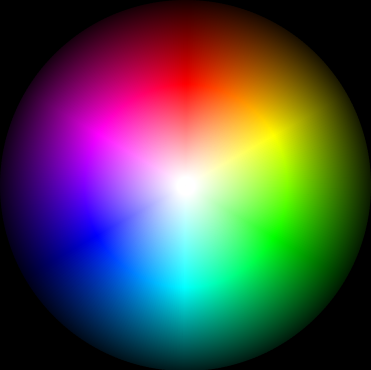
#> input picture week5/data/input_images/vision_lab5_colorwheel.png, 371 x 370 px
$ python lab5_feature_extraction.py
#> lines starting #> are read from the running program, lines starting #| are printed output that depends on the picture; after the words box and inside, x2 and y2 are one past the last pixel; in counts of white or black regions, pixels touching at a corner belong together
from __future__ import annotations

import argparse
from pathlib import Path

import cv2
import matplotlib
import numpy as np

matplotlib.use("Agg")
import matplotlib.pyplot as plt
from skimage import feature as sk_feature


ROOT = Path(__file__).resolve().parent
DATA_DIR = ROOT.parent / "data"
DEFAULT_COLOR_INPUT = DATA_DIR / "input_images" / "vision_lab5_colorwheel.png"
DEFAULT_TEXTURE_INPUT = DATA_DIR / "input_images" / "vision_lab5_ihc.png"
DEFAULT_OUTPUT_DIR = DATA_DIR / "outputs"


def ensure_color_input(path: Path = DEFAULT_COLOR_INPUT) -> Path:
    """Use skimage.data.colorwheel() — a 370x371 synthetic color chart with
    every HSV hue spread radially. Perfect for demonstrating channel splits
    and HSV-range based color extraction.
    """
    if path.exists():
        return path
    from skimage import data

    path.parent.mkdir(parents=True, exist_ok=True)
    rgb = data.colorwheel()
    _write_image(path, cv2.cvtColor(rgb, cv2.COLOR_RGB2BGR))
    return path


def ensure_texture_input(path: Path = DEFAULT_TEXTURE_INPUT) -> Path:
    """Use skimage.data.immunohistochemistry() — a 512x512 medical microscopy
    image of stained tissue. The brown DAB stain on purple haematoxylin counter-
    stain produces dense local texture (good for LBP) and many small cell-nuclei
    blobs with strong luminance variation (good for SIFT keypoint detection).
    """
    if path.exists():
        return path
    from skimage import data

    path.parent.mkdir(parents=True, exist_ok=True)
    rgb = data.immunohistochemistry()
    _write_image(path, cv2.cvtColor(rgb, cv2.COLOR_RGB2BGR))
    return path


def split_color_spaces(bgr: np.ndarray) -> dict[str, np.ndarray]:
    """Return individual channels of the BGR image in RGB, HSV and Lab spaces."""
    rgb = cv2.cvtColor(bgr, cv2.COLOR_BGR2RGB)
    hsv = cv2.cvtColor(bgr, cv2.COLOR_BGR2HSV)
    lab = cv2.cvtColor(bgr, cv2.COLOR_BGR2Lab)
    r, g, b = cv2.split(rgb)
    h, s, v = cv2.split(hsv)
    L, a, bl = cv2.split(lab)
    return {
        "R": r, "G": g, "B": b,
        "H": h, "S": s, "V": v,
        "L": L, "a": a, "b": bl,
    }


def extract_yellow(
    bgr: np.ndarray,
    h_min: int = 20,
    h_max: int = 35,
    s_min: int = 100,
    v_min: int = 100,
    morph_ksize: int = 5,
    min_area: int = 100,
) -> tuple[np.ndarray, np.ndarray, np.ndarray, list[dict[str, float]]]:
    """Extract yellow regions using HSV thresholding + close/open + contour analysis.

    Returns (raw_mask, cleaned_mask, annotated_bgr, per-contour stats).
    """
    hsv = cv2.cvtColor(bgr, cv2.COLOR_BGR2HSV)
    lower = np.array([h_min, s_min, v_min], dtype=np.uint8)
    upper = np.array([h_max, 255, 255], dtype=np.uint8)
    raw_mask = cv2.inRange(hsv, lower, upper)

    kernel = cv2.getStructuringElement(cv2.MORPH_RECT, (morph_ksize, morph_ksize))
    mask = cv2.morphologyEx(raw_mask, cv2.MORPH_CLOSE, kernel)
    mask = cv2.morphologyEx(mask, cv2.MORPH_OPEN, kernel)

    contours, _ = cv2.findContours(mask, cv2.RETR_EXTERNAL, cv2.CHAIN_APPROX_SIMPLE)
    overlay = bgr.copy()
    stats: list[dict[str, float]] = []
    for contour in contours:
        area = cv2.contourArea(contour)
        if area < min_area:
            continue
        moments = cv2.moments(contour)
        if moments["m00"] == 0:
            continue
        cx = moments["m10"] / moments["m00"]
        cy = moments["m01"] / moments["m00"]
        x, y, w, h = cv2.boundingRect(contour)
        cv2.drawContours(overlay, [contour], -1, (0, 255, 0), thickness=2)
        cv2.circle(overlay, (int(cx), int(cy)), 5, (255, 0, 0), thickness=-1)
        cv2.putText(
            overlay,
            f"A={int(area)}",
            (x, max(y - 6, 12)),
            cv2.FONT_HERSHEY_SIMPLEX,
            0.55,
            (0, 0, 255),
            2,
            cv2.LINE_AA,
        )
        stats.append({
            "area": float(area),
            "cx": float(cx),
            "cy": float(cy),
            "x": int(x),
            "y": int(y),
            "w": int(w),
            "h": int(h),
        })
    return raw_mask, mask, overlay, stats


def compute_lbp(
    bgr: np.ndarray,
    P: int = 8,
    R: int = 1,
    method: str = "uniform",
) -> tuple[np.ndarray, np.ndarray, np.ndarray]:
    """Compute LBP map and normalised histogram. Returns (gray, lbp, hist)."""
    gray = cv2.cvtColor(bgr, cv2.COLOR_BGR2GRAY)
    lbp = sk_feature.local_binary_pattern(gray, P=P, R=R, method=method)
    n_bins = P + 2 if method == "uniform" else int(lbp.max() + 1)
    hist, _ = np.histogram(lbp.ravel(), bins=np.arange(0, n_bins + 1), density=False)
    hist = hist.astype(np.float64)
    if hist.sum() > 0:
        hist /= hist.sum()
    return gray, lbp, hist


def rotate_image(image: np.ndarray, angle_deg: float, scale: float = 1.0) -> np.ndarray:
    """Rotate `image` around its centre by `angle_deg` (counter-clockwise)."""
    h, w = image.shape[:2]
    centre = (w / 2.0, h / 2.0)
    M = cv2.getRotationMatrix2D(centre, angle_deg, scale)
    return cv2.warpAffine(
        image,
        M,
        (w, h),
        flags=cv2.INTER_LINEAR,
        borderMode=cv2.BORDER_CONSTANT,
        borderValue=(0, 0, 0),
    )


def sift_match(
    image_a_bgr: np.ndarray,
    image_b_bgr: np.ndarray,
    ratio: float = 0.7,
    nfeatures: int = 0,
) -> dict[str, object]:
    """Run SIFT on two BGR images, KNN-match with FLANN, apply Lowe ratio test."""
    gray_a = cv2.cvtColor(image_a_bgr, cv2.COLOR_BGR2GRAY)
    gray_b = cv2.cvtColor(image_b_bgr, cv2.COLOR_BGR2GRAY)
    sift = cv2.SIFT_create(nfeatures=nfeatures)
    kp_a, des_a = sift.detectAndCompute(gray_a, None)
    kp_b, des_b = sift.detectAndCompute(gray_b, None)

    if des_a is None or des_b is None or len(kp_a) < 2 or len(kp_b) < 2:
        raise RuntimeError("SIFT failed to extract enough descriptors")

    flann = cv2.FlannBasedMatcher(
        indexParams=dict(algorithm=1, trees=5),
        searchParams=dict(checks=50),
    )
    knn = flann.knnMatch(des_a, des_b, k=2)
    good: list[cv2.DMatch] = []
    for pair in knn:
        if len(pair) < 2:
            continue
        m, n = pair
        if m.distance < ratio * n.distance:
            good.append(m)
    good.sort(key=lambda m: m.distance)

    match_image = cv2.drawMatches(
        image_a_bgr, kp_a, image_b_bgr, kp_b, good[:60], None,
        matchColor=(0, 255, 0),
        singlePointColor=(255, 0, 0),
        flags=cv2.DRAW_MATCHES_FLAGS_NOT_DRAW_SINGLE_POINTS,
    )
    kp_image_a = cv2.drawKeypoints(image_a_bgr, kp_a, None, color=(0, 255, 0),
                                   flags=cv2.DRAW_MATCHES_FLAGS_DRAW_RICH_KEYPOINTS)
    kp_image_b = cv2.drawKeypoints(image_b_bgr, kp_b, None, color=(0, 255, 0),
                                   flags=cv2.DRAW_MATCHES_FLAGS_DRAW_RICH_KEYPOINTS)
    return {
        "kp_a": kp_a,
        "kp_b": kp_b,
        "des_a": des_a,
        "des_b": des_b,
        "good_matches": good,
        "match_image": match_image,
        "kp_image_a": kp_image_a,
        "kp_image_b": kp_image_b,
    }


def align_by_homography(
    image_a_bgr: np.ndarray,
    image_b_bgr: np.ndarray,
    kp_a: list[cv2.KeyPoint],
    kp_b: list[cv2.KeyPoint],
    good: list[cv2.DMatch],
) -> tuple[np.ndarray | None, np.ndarray | None, int]:
    """Estimate homography from `image_b` (query) back to `image_a` (template)
    using matched keypoints, then warp the query into the template's frame.
    """
    if len(good) < 4:
        return None, None, 0
    src_pts = np.float32([kp_b[m.trainIdx].pt for m in good]).reshape(-1, 1, 2)
    dst_pts = np.float32([kp_a[m.queryIdx].pt for m in good]).reshape(-1, 1, 2)
    H, mask = cv2.findHomography(src_pts, dst_pts, cv2.RANSAC, 5.0)
    if H is None:
        return None, None, 0
    h, w = image_a_bgr.shape[:2]
    warped = cv2.warpPerspective(image_b_bgr, H, (w, h))
    inliers = int(mask.sum()) if mask is not None else 0
    return warped, H, inliers


# ---------- plotting helpers ----------

def _bgr_to_rgb(image: np.ndarray) -> np.ndarray:
    if image.ndim == 2:
        return image
    return cv2.cvtColor(image, cv2.COLOR_BGR2RGB)


def plot_color_channels(bgr: np.ndarray, channels: dict[str, np.ndarray], output_path: Path) -> None:
    fig, axes = plt.subplots(4, 3, figsize=(11, 13.5), dpi=150)
    rgb = cv2.cvtColor(bgr, cv2.COLOR_BGR2RGB)
    axes[0, 0].imshow(rgb)
    axes[0, 0].set_title("Original (RGB)")
    axes[0, 0].axis("off")
    axes[0, 1].axis("off")
    axes[0, 2].axis("off")

    cmaps = {
        "R": "Reds", "G": "Greens", "B": "Blues",
        "H": "hsv", "S": "gray", "V": "gray",
        "L": "gray", "a": "gray", "b": "gray",
    }
    layout = [["R", "G", "B"], ["H", "S", "V"], ["L", "a", "b"]]
    row_labels = ["RGB color space", "HSV color space", "Lab color space"]
    for row_idx, (row, label) in enumerate(zip(layout, row_labels), start=1):
        for col_idx, name in enumerate(row):
            ax = axes[row_idx, col_idx]
            data = channels[name]
            ax.imshow(data, cmap=cmaps[name])
            ax.set_title(f"{name} channel")
            ax.axis("off")
        # Add row label on the left
        axes[row_idx, 0].set_ylabel(label, fontsize=11)
    fig.tight_layout()
    fig.savefig(output_path)
    plt.close(fig)


def plot_yellow_extraction(
    bgr: np.ndarray,
    raw_mask: np.ndarray,
    clean_mask: np.ndarray,
    overlay: np.ndarray,
    output_path: Path,
) -> None:
    fig, axes = plt.subplots(1, 4, figsize=(16, 4.4), dpi=150)
    axes[0].imshow(_bgr_to_rgb(bgr))
    axes[0].set_title("Original")
    axes[1].imshow(raw_mask, cmap="gray", vmin=0, vmax=255)
    axes[1].set_title("Raw HSV mask\n(H=[20,35], S>=100, V>=100)")
    axes[2].imshow(clean_mask, cmap="gray", vmin=0, vmax=255)
    axes[2].set_title("After close 5x5 + open 5x5")
    axes[3].imshow(_bgr_to_rgb(overlay))
    axes[3].set_title("Contour + centroid on original")
    for ax in axes:
        ax.axis("off")
    fig.tight_layout()
    fig.savefig(output_path)
    plt.close(fig)


def plot_lbp(
    bgr: np.ndarray,
    gray: np.ndarray,
    lbp: np.ndarray,
    hist: np.ndarray,
    output_path: Path,
) -> None:
    fig, axes = plt.subplots(1, 4, figsize=(16, 4.4), dpi=150)
    axes[0].imshow(_bgr_to_rgb(bgr))
    axes[0].set_title("Original")
    axes[0].axis("off")
    axes[1].imshow(gray, cmap="gray", vmin=0, vmax=255)
    axes[1].set_title("Grayscale")
    axes[1].axis("off")
    axes[2].imshow(lbp, cmap="gray")
    axes[2].set_title("LBP map\n(P=8, R=1, uniform)")
    axes[2].axis("off")
    axes[3].bar(np.arange(len(hist)), hist, color="#3a6ea5", edgecolor="black")
    axes[3].set_title("LBP histogram\n(normalised)")
    axes[3].set_xlabel("LBP code")
    axes[3].set_ylabel("Probability")
    axes[3].set_xticks(np.arange(len(hist)))
    fig.tight_layout()
    fig.savefig(output_path)
    plt.close(fig)


def plot_sift_keypoints(
    kp_image_a: np.ndarray,
    kp_image_b: np.ndarray,
    n_a: int,
    n_b: int,
    output_path: Path,
) -> None:
    fig, axes = plt.subplots(1, 2, figsize=(11, 5.5), dpi=150)
    axes[0].imshow(_bgr_to_rgb(kp_image_a))
    axes[0].set_title(f"Template — {n_a} keypoints")
    axes[1].imshow(_bgr_to_rgb(kp_image_b))
    axes[1].set_title(f"Rotated query — {n_b} keypoints")
    for ax in axes:
        ax.axis("off")
    fig.tight_layout()
    fig.savefig(output_path)
    plt.close(fig)


def plot_sift_match(match_image: np.ndarray, n_good: int, output_path: Path) -> None:
    fig, ax = plt.subplots(1, 1, figsize=(13, 6), dpi=150)
    ax.imshow(_bgr_to_rgb(match_image))
    ax.set_title(f"SIFT matches after Lowe ratio test (showing top 60 of {n_good})")
    ax.axis("off")
    fig.tight_layout()
    fig.savefig(output_path)
    plt.close(fig)


def plot_alignment(
    template_bgr: np.ndarray,
    query_bgr: np.ndarray,
    warped_bgr: np.ndarray | None,
    inliers: int,
    output_path: Path,
) -> None:
    fig, axes = plt.subplots(1, 4, figsize=(16, 4.6), dpi=150)
    axes[0].imshow(_bgr_to_rgb(template_bgr))
    axes[0].set_title("Template (a)")
    axes[1].imshow(_bgr_to_rgb(query_bgr))
    axes[1].set_title("Rotated query (b)")
    if warped_bgr is not None:
        axes[2].imshow(_bgr_to_rgb(warped_bgr))
        axes[2].set_title(f"Query warped back\n(RANSAC inliers: {inliers})")
        blend = cv2.addWeighted(template_bgr, 0.5, warped_bgr, 0.5, 0)
        axes[3].imshow(_bgr_to_rgb(blend))
        axes[3].set_title("Overlay (template + warped)")
    else:
        for k in (2, 3):
            axes[k].text(0.5, 0.5, "Homography failed", ha="center", va="center")
    for ax in axes:
        ax.axis("off")
    fig.tight_layout()
    fig.savefig(output_path)
    plt.close(fig)


def plot_all_results(
    color_bgr: np.ndarray,
    yellow_overlay: np.ndarray,
    texture_bgr: np.ndarray,
    lbp: np.ndarray,
    match_image: np.ndarray,
    align_blend: np.ndarray | None,
    output_path: Path,
) -> None:
    fig, axes = plt.subplots(2, 3, figsize=(16, 10), dpi=150)
    axes[0, 0].imshow(_bgr_to_rgb(color_bgr))
    axes[0, 0].set_title("Color image: colorwheel")
    axes[0, 1].imshow(_bgr_to_rgb(yellow_overlay))
    axes[0, 1].set_title("Yellow extraction\n(contour + centroid)")
    axes[0, 2].imshow(_bgr_to_rgb(texture_bgr))
    axes[0, 2].set_title("Texture image: IHC slide")
    axes[1, 0].imshow(lbp, cmap="gray")
    axes[1, 0].set_title("LBP texture map (IHC)")
    axes[1, 1].imshow(_bgr_to_rgb(match_image))
    axes[1, 1].set_title("SIFT matches (IHC vs rotated)")
    if align_blend is not None:
        axes[1, 2].imshow(_bgr_to_rgb(align_blend))
        axes[1, 2].set_title("Alignment overlay")
    else:
        axes[1, 2].text(0.5, 0.5, "Homography failed", ha="center", va="center")
    for ax in axes.ravel():
        ax.axis("off")
    fig.tight_layout()
    fig.savefig(output_path)
    plt.close(fig)


# ---------- IO helpers ----------

def _write_image(path: Path, image: np.ndarray) -> None:
    path.parent.mkdir(parents=True, exist_ok=True)
    ok = cv2.imwrite(str(path), image)
    if not ok:
        raise OSError(f"failed to write image: {path}")


def _write_metrics(path: Path, lines: list[str]) -> None:
    path.parent.mkdir(parents=True, exist_ok=True)
    path.write_text("\n".join(lines) + "\n", encoding="utf-8")


# ---------- pipeline ----------

def run_experiment(
    color_input: Path | None = None,
    texture_input: Path | None = None,
    output_dir: Path = DEFAULT_OUTPUT_DIR,
    rotate_angle: float = 45.0,
    h_min: int = 20,
    h_max: int = 35,
) -> dict[str, Path]:
    if color_input is None:
        color_input = ensure_color_input()
    if texture_input is None:
        texture_input = ensure_texture_input()
    output_dir = Path(output_dir)
    output_dir.mkdir(parents=True, exist_ok=True)

    color_bgr = cv2.imread(str(color_input), cv2.IMREAD_COLOR)
    if color_bgr is None:
        raise FileNotFoundError(f"could not read color image: {color_input}")
    texture_bgr = cv2.imread(str(texture_input), cv2.IMREAD_COLOR)
    if texture_bgr is None:
        raise FileNotFoundError(f"could not read texture image: {texture_input}")

    # --- Part 1: color spaces on colorwheel ---
    channels = split_color_spaces(color_bgr)

    # --- Part 2: yellow extraction on colorwheel ---
    raw_mask, yellow_mask, yellow_overlay, yellow_stats = extract_yellow(
        color_bgr, h_min=h_min, h_max=h_max
    )

    # --- Part 3: LBP on IHC slide ---
    gray, lbp, hist = compute_lbp(texture_bgr)
    lbp_disp = cv2.normalize(lbp, None, 0, 255, cv2.NORM_MINMAX).astype(np.uint8)

    # --- Part 4: SIFT on IHC slide ---
    rotated = rotate_image(texture_bgr, angle_deg=rotate_angle)
    sift_out = sift_match(texture_bgr, rotated, ratio=0.7)
    warped, H, inliers = align_by_homography(
        texture_bgr, rotated, sift_out["kp_a"], sift_out["kp_b"], sift_out["good_matches"]
    )
    align_blend: np.ndarray | None = None
    if warped is not None:
        align_blend = cv2.addWeighted(texture_bgr, 0.5, warped, 0.5, 0)

    paths = {
        "color_original": output_dir / "01_color_original.png",
        "texture_original": output_dir / "02_texture_original.png",
        "texture_gray": output_dir / "03_texture_gray.png",
        "texture_rotated": output_dir / "04_texture_rotated.png",
        "channel_R": output_dir / "10_channel_R.png",
        "channel_G": output_dir / "11_channel_G.png",
        "channel_B": output_dir / "12_channel_B.png",
        "channel_H": output_dir / "13_channel_H.png",
        "channel_S": output_dir / "14_channel_S.png",
        "channel_V": output_dir / "15_channel_V.png",
        "channel_L": output_dir / "16_channel_L.png",
        "channel_a": output_dir / "17_channel_a.png",
        "channel_b": output_dir / "18_channel_b.png",
        "color_channels": output_dir / "20_color_channels.png",
        "yellow_raw_mask": output_dir / "30_yellow_raw_mask.png",
        "yellow_clean_mask": output_dir / "31_yellow_clean_mask.png",
        "yellow_overlay": output_dir / "32_yellow_overlay.png",
        "yellow_compare": output_dir / "33_yellow_compare.png",
        "lbp_map": output_dir / "40_lbp_map.png",
        "lbp_compare": output_dir / "41_lbp_compare.png",
        "sift_kp_a": output_dir / "50_sift_keypoints_template.png",
        "sift_kp_b": output_dir / "51_sift_keypoints_query.png",
        "sift_kp_compare": output_dir / "52_sift_keypoints.png",
        "sift_match": output_dir / "53_sift_match.png",
        "sift_align": output_dir / "54_sift_alignment.png",
        "all_results": output_dir / "60_all_results.png",
    }

    _write_image(paths["color_original"], color_bgr)
    _write_image(paths["texture_original"], texture_bgr)
    _write_image(paths["texture_gray"], gray)
    _write_image(paths["texture_rotated"], rotated)
    _write_image(paths["channel_R"], channels["R"])
    _write_image(paths["channel_G"], channels["G"])
    _write_image(paths["channel_B"], channels["B"])
    _write_image(paths["channel_H"], channels["H"])
    _write_image(paths["channel_S"], channels["S"])
    _write_image(paths["channel_V"], channels["V"])
    _write_image(paths["channel_L"], channels["L"])
    _write_image(paths["channel_a"], channels["a"])
    _write_image(paths["channel_b"], channels["b"])
    _write_image(paths["yellow_raw_mask"], raw_mask)
    _write_image(paths["yellow_clean_mask"], yellow_mask)
    _write_image(paths["yellow_overlay"], yellow_overlay)
    _write_image(paths["lbp_map"], lbp_disp)
    _write_image(paths["sift_kp_a"], sift_out["kp_image_a"])
    _write_image(paths["sift_kp_b"], sift_out["kp_image_b"])
    _write_image(paths["sift_match"], sift_out["match_image"])

    plot_color_channels(color_bgr, channels, paths["color_channels"])
    plot_yellow_extraction(color_bgr, raw_mask, yellow_mask, yellow_overlay, paths["yellow_compare"])
    plot_lbp(texture_bgr, gray, lbp, hist, paths["lbp_compare"])
    plot_sift_keypoints(
        sift_out["kp_image_a"], sift_out["kp_image_b"],
        len(sift_out["kp_a"]), len(sift_out["kp_b"]),
        paths["sift_kp_compare"],
    )
    plot_sift_match(sift_out["match_image"], len(sift_out["good_matches"]), paths["sift_match"])
    plot_alignment(texture_bgr, rotated, warped, inliers, paths["sift_align"])
    plot_all_results(
        color_bgr, yellow_overlay, texture_bgr, lbp,
        sift_out["match_image"], align_blend, paths["all_results"],
    )

    metrics: list[str] = []
    metrics.append(f"color_input\t{color_input}")
    metrics.append(f"texture_input\t{texture_input}")
    metrics.append(f"color_shape\t{color_bgr.shape}")
    metrics.append(f"texture_shape\t{texture_bgr.shape}")
    metrics.append(f"rotate_angle_deg\t{rotate_angle}")
    metrics.append(f"yellow_hsv_range\tH=[{h_min},{h_max}] S>=100 V>=100")
    metrics.append(f"yellow_pixels_raw\t{int((raw_mask>0).sum())}")
    metrics.append(f"yellow_pixels_clean\t{int((yellow_mask>0).sum())}")
    metrics.append(f"yellow_contour_count\t{len(yellow_stats)}")
    for i, s in enumerate(yellow_stats):
        metrics.append(
            f"yellow_contour_{i}\tarea={s['area']:.0f}\tcentroid=({s['cx']:.1f},{s['cy']:.1f})\tbbox=({s['x']},{s['y']},{s['w']},{s['h']})"
        )
    metrics.append(f"lbp_params\tP=8,R=1,method=uniform,bins={len(hist)}")
    metrics.append("lbp_hist\t" + ",".join(f"{p:.4f}" for p in hist))
    metrics.append(f"sift_keypoints_template\t{len(sift_out['kp_a'])}")
    metrics.append(f"sift_keypoints_query\t{len(sift_out['kp_b'])}")
    metrics.append(f"sift_good_matches\t{len(sift_out['good_matches'])}")
    metrics.append(f"homography_inliers\t{inliers}")
    if H is not None:
        metrics.append("homography_matrix\t" + ";".join(",".join(f"{v:.4f}" for v in row) for row in H))
    _write_metrics(output_dir / "metrics.txt", metrics)
    return paths


def parse_args() -> argparse.Namespace:
    parser = argparse.ArgumentParser(description="Lab 5: image feature extraction.")
    parser.add_argument("--color", type=Path, default=None, help="Color image for HSV/Lab/yellow demo (BGR).")
    parser.add_argument("--texture", type=Path, default=None, help="Texture image for LBP and SIFT (BGR).")
    parser.add_argument("--output-dir", type=Path, default=DEFAULT_OUTPUT_DIR, help="Output directory.")
    parser.add_argument("--rotate-angle", type=float, default=45.0, help="Rotation angle for SIFT query in degrees.")
    parser.add_argument("--h-min", type=int, default=20, help="Lower bound of HSV hue for yellow extraction.")
    parser.add_argument("--h-max", type=int, default=35, help="Upper bound of HSV hue for yellow extraction.")
    return parser.parse_args()


def main() -> None:
    args = parse_args()
    paths = run_experiment(
        color_input=args.color,
        texture_input=args.texture,
        output_dir=args.output_dir,
        rotate_angle=args.rotate_angle,
        h_min=args.h_min,
        h_max=args.h_max,
    )
#> in run_experiment, color_bgr is the input picture: shape (370, 371, 3); mean B, G, R 76.3, 76.5, 76.2
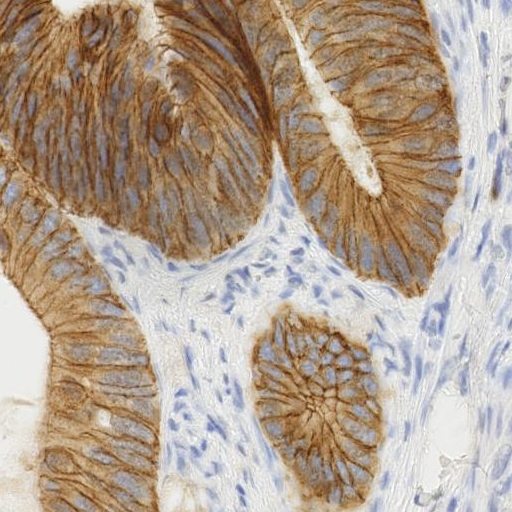
#> input picture week5/data/input_images/vision_lab5_ihc.png, 512 x 512 px
#> in run_experiment, texture_bgr is the input picture: shape (512, 512, 3); mean B, G, R 144, 159.8, 177.3
#> in split_color_spaces, `h, s, v = cv2.split(hsv)`:
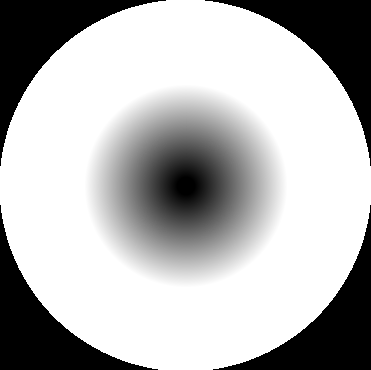
#> s: shape (370, 371); min 0, max 255, mean 179.9
#> in split_color_spaces, `h, s, v = cv2.split(hsv)`:
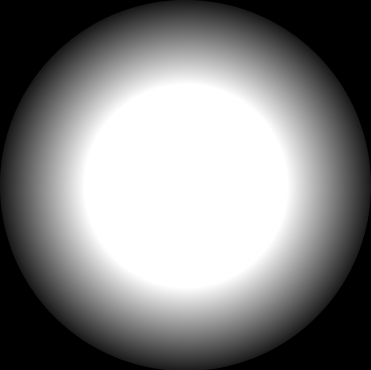
#> v: shape (370, 371); min 0, max 255, mean 130.9
#> in split_color_spaces, `L, a, bl = cv2.split(lab)`:
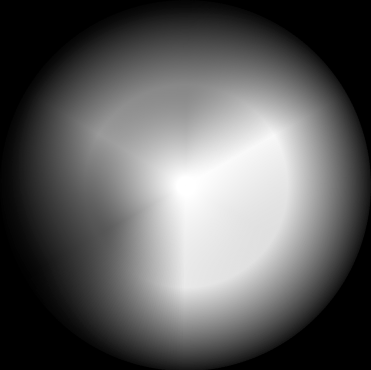
#> L: shape (370, 371); min 0, max 255, mean 93.4
#> in split_color_spaces, `L, a, bl = cv2.split(lab)`:
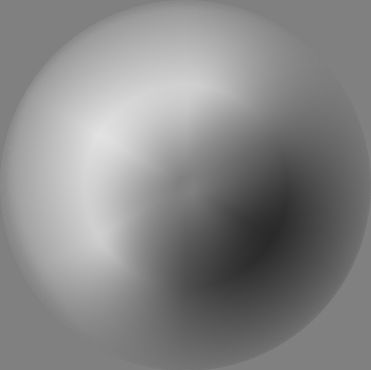
#> a: shape (370, 371); min 42, max 226, mean 134.5
#> in split_color_spaces, `L, a, bl = cv2.split(lab)`:
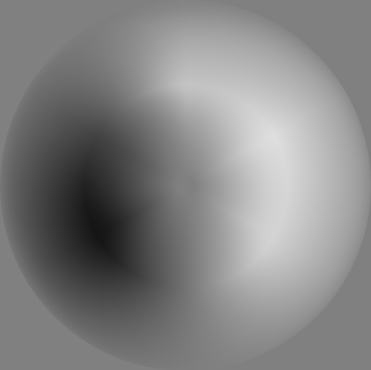
#> bl: shape (370, 371); min 20, max 222, mean 131.6
#> in run_experiment, `channels = split_color_spaces(color_bgr)`: channels = 9 items
#> in extract_yellow, `raw_mask = cv2.inRange(hsv, lower, upper)`:
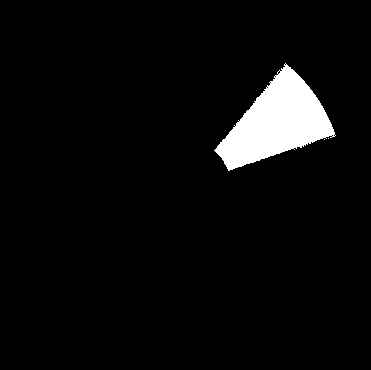
#> raw_mask: shape (370, 371); 4.6% white; 3 white regions (2 under 20 px), largest, box (x1, y1, x2, y2) and area: (214, 63, 336, 171) 6367
#> (the rest of the program and of its run is left out)
